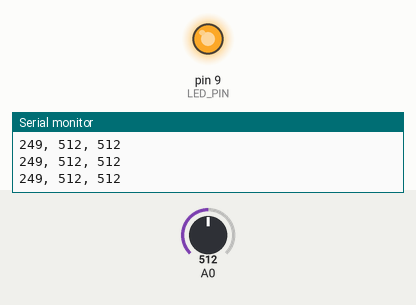
The sketch below on a simulated Arduino Uno, built with avr-gcc and run on an emulated ATmega328P. Parts: output pins drawn as LEDs (lit = HIGH), the last lines printed to the serial monitor. The inputs (shaded band) are chosen by the test bench; at power-on: A0 = 512.

Above: at 1.2 s.
1.3 s: A0 set to 531
At 2.5 s:
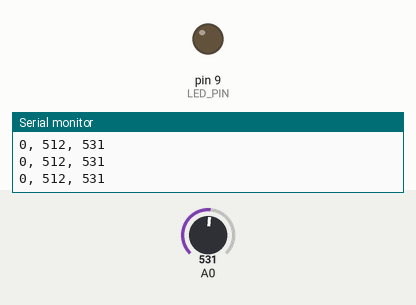
2.8 s: A0 set to 511
At 4.0 s:
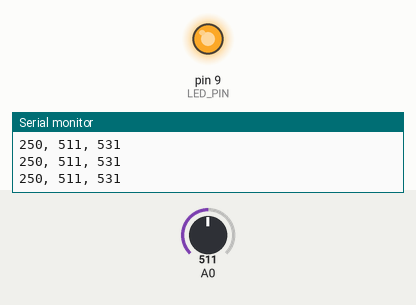
4.3 s: A0 set to 716
At 5.5 s:
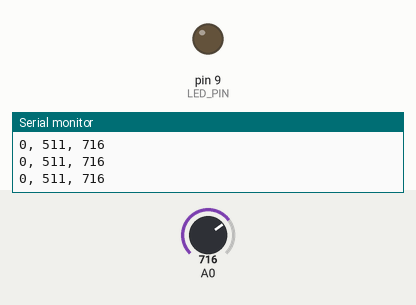
5.8 s: A0 set to 705
At 7.0 s:
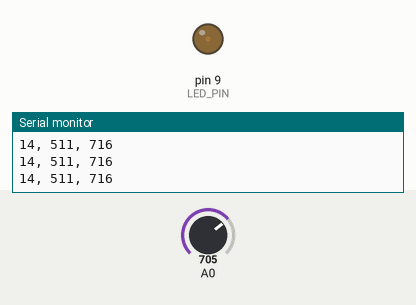
Timing chart, 0 to 8.3 s (numbered marks = the images above; inputs shaded):
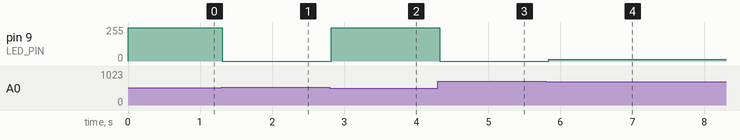

The sketch:

20241008_1_light_sensor.ino
```cpp
const int LED_PIN = 9;
int max = 0;
int min = 9999;

void setup() {
  // put your setup code here, to run once:
  Serial.begin(9600);
  pinMode(LED_PIN, OUTPUT);
}


void loop() {
  // put your main code here, to run repeatedly:
  int light = analogRead(A0);

  if (max < light) {
    max = light;
  }

  if (min > light) {
    min = light;
  }

  int output = map(light, min, max, 250, 0);

  analogWrite(LED_PIN, output);
  Serial.print(output);
  Serial.print(", ");
  Serial.print(min);
  Serial.print(", ");
  Serial.println(max);

  delay(100);
}
```

Measured:
- the behaviour switches between 512 and 513 on A0 (found by bisection; images 0 and 1)
- after the input at 1.3 s, pin 9 (LED_PIN): 249/255 → 0/255 at once
- after the input at 2.8 s, pin 9 (LED_PIN): 0/255 → 250/255 at once
- after the input at 4.3 s, pin 9 (LED_PIN): 250/255 → 0/255 at once
- after the input at 5.8 s, pin 9 (LED_PIN): 0/255 → 14/255 at once
